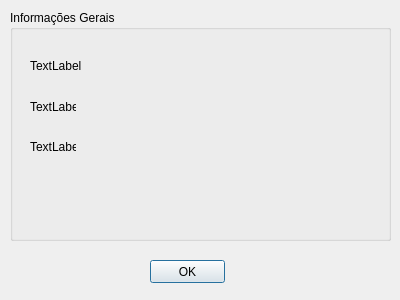
<?xml version="1.0" encoding="UTF-8"?>
<ui version="4.0">
 <class>formsobre</class>
 <widget class="QDialog" name="formsobre">
  <property name="geometry">
   <rect>
    <x>0</x>
    <y>0</y>
    <width>400</width>
    <height>300</height>
   </rect>
  </property>
  <property name="windowTitle">
   <string>Dialog</string>
  </property>
  <widget class="QGroupBox" name="groupBox">
   <property name="geometry">
    <rect>
     <x>10</x>
     <y>10</y>
     <width>381</width>
     <height>231</height>
    </rect>
   </property>
   <property name="title">
    <string>Informações Gerais</string>
   </property>
   <widget class="QLabel" name="labelInfo">
    <property name="geometry">
     <rect>
      <x>20</x>
      <y>30</y>
      <width>331</width>
      <height>51</height>
     </rect>
    </property>
    <property name="text">
     <string>TextLabel</string>
    </property>
   </widget>
   <widget class="QLabel" name="labelVersao">
    <property name="geometry">
     <rect>
      <x>20</x>
      <y>90</y>
      <width>46</width>
      <height>13</height>
     </rect>
    </property>
    <property name="text">
     <string>TextLabel</string>
    </property>
   </widget>
   <widget class="QLabel" name="labelAno">
    <property name="geometry">
     <rect>
      <x>20</x>
      <y>130</y>
      <width>46</width>
      <height>13</height>
     </rect>
    </property>
    <property name="text">
     <string>TextLabel</string>
    </property>
   </widget>
  </widget>
  <widget class="QPushButton" name="btOk">
   <property name="geometry">
    <rect>
     <x>150</x>
     <y>260</y>
     <width>75</width>
     <height>23</height>
    </rect>
   </property>
   <property name="text">
    <string>OK</string>
   </property>
  </widget>
 </widget>
 <resources/>
 <connections/>
</ui>
